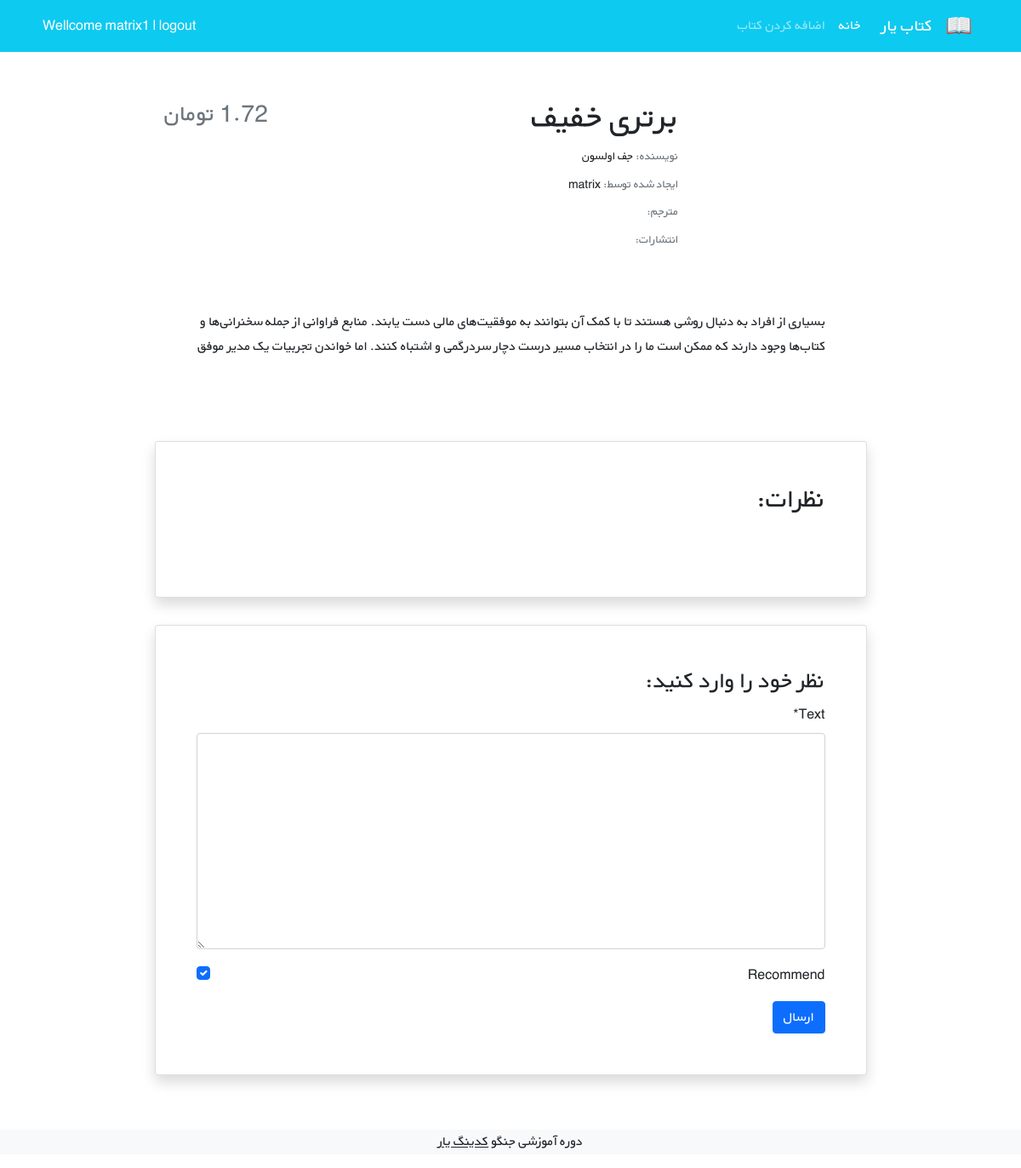
Screenshot of /books/7 (signed in) with the database file from the repository.
### accounts/models.py (models this page shows)
class CustomUser(AbstractUser):
    age = models.PositiveIntegerField(null=True, blank=True)

### books/models.py (models this page shows, shortened)
class MdlBook(models.Model):
    user = models.ForeignKey(get_user_model(), on_delete=models.CASCADE)
    title = models.CharField(max_length=200)
    author = models.CharField(max_length=200)
    content = models.TextField()
    price = models.DecimalField(max_digits=5, decimal_places=2)
    cover = models.ImageField(upload_to="covers/", blank=True)

### books/views.py (the view)
# urls.py: path('<int:pk>', book_detail_view, name="book_detail"),
@login_required
def book_detail_view(request, pk): #
    book = get_object_or_404(MdlBook, pk=pk)
    book_comments = book.comments.all() # mainmodel.relatedName.all()
    if request.method == "POST":
        comment_form = CommentForm(request.POST)
        if comment_form.is_valid():
            new_comment = comment_form.save(commit=False)
            new_comment.book = book
            new_comment.user = request.user
            new_comment.save()
            comment_form = CommentForm()
    else:
        comment_form = CommentForm()
    context = {
        "book": book,
        "comments": book_comments,
        "comment_form": comment_form,
    }
    return render(request, "books/book_detail.html", context)

### books/forms.py
class CommentForm(forms.ModelForm):
    class Meta:
        model = Comment
        fields = ("text", "recommend", )

### books/templatetags/book_tags.py (called while the page is built)
@register.filter(name="name_to_use_in_html")
def to_lowercase(value):
    return value.lower()

### books/templates/books/book_detail.html (shortened to what this page needs)
{% extends "_base.html" %}
{% load book_tags %}
{% load crispy_forms_tags %}
{% block content %}
<div class="container mt-5" dir="rtl">
    <div class="">
        <div class="">
            <div class="d-flex justify-content-center">
                <div class="row w-sm-75 w-100">
                    <div class="col-xs-12 col-md-3 d-flex justify-content-center">
                    </div>
                    <div class="col-xs-12 col-md-6 text-center text-md-end mt-md-1 mt-4">
                        <h1>{{ book.title }}</h1>
                        <h5 class="small my-1"><span class="text-muted">نویسنده: </span>{{ book.author }}</h5>
                        <h5 class="small my-1"><span class="text-muted">ایجاد شده توسط: </span>{{ book.user.username }}</h5>
                        <h5 class="small my-1"><span class="text-muted">مترجم: </span></h5>
                        <h5 class="small my-1"><span class="text-muted">انتشارات: </span></h5>
                    </div>
                    <div class="col-xs-12 col-md-3 d-flex flex-column">
                        <h3 class="align-self-center pt-2 text-muted align-self-md-end">
							{{ book.price }} تومان
                        </h3>
                    </div>
                </div>
            </div>
            <div class="d-flex justify-content-center">
                <div class="my-3 p-5 w-sm-75 w-100">
					{{ book.content|name_to_use_in_html|linebreaks }}
				</div>
            </div>
            <div class="d-flex justify-content-center">
                <div class="card shadow my-3 p-5 w-sm-75 w-100">
                    <h2 class="mb-5">نظرات:</h2>
                </div>
            </div>
            <div class="d-flex justify-content-center">
                <div class="card shadow my-3 p-5 w-sm-75 w-100">
                    <h3>نظر خود را وارد کنید:</h3>
                    <form method="POST">
                        {{ comment_form|crispy }}
                        <button type="submit" class="btn btn-primary">ارسال</button>
                    </form>
                </div>
            </div>
        </div>
    </div>
</div>
{% endblock content %}

### templates/_base.html (shortened to what this page needs)
{% load static %}
<!doctype html>
<html lang="en">
<head>
    <link href="https://cdn.jsdelivr.net/npm/bootstrap@5.1.3/dist/css/bootstrap.min.css" rel="stylesheet"
>
    <link rel="stylesheet" href="{% static 'css/style.css' %}">
</head>
<body>
<nav class="navbar navbar-expand-lg navbar-dark bg-info" dir="rtl">
    <div class="container">
        <a class="navbar-brand" href="#">
            <img src="icons/book.png" alt="" height="30"
                 class="d-inline-block align-text-top">
        </a>
        <a class="navbar-brand mx-3" href="#">کتاب یار</a>
        <div class="collapse navbar-collapse" id="navbarNavAltMarkup">
            <div class="navbar-nav">
                <a class="nav-link active" aria-current="page" href="{% url 'book_list' %}">خانه</a>
                <a class="nav-link" href="{% url 'book_create' %}">اضافه کردن کتاب</a>
            </div>
        </div>
        <div class="mx-2 text-white">
		    {% if user.is_authenticated %}
            Wellcome {{ user.username }} | <a class="link-light text-decoration-none" href="{% url "logout" %}">logout</a>
            {% else %}
            <a class="link-light text-decoration-none" href="{% url "login" %}">Login</a> | <a class="link-light text-decoration-none" href="{% url "signup" %}">Sign-up</a>
            {% endif %}
		</div>
    </div>
</nav>
							{% block content %}
							{% endblock content %}
<footer class="bg-light text-center text-lg-start mt-5">
  <div class="text-center bg-grey">
      <p>دوره آموزشی جنگو <a class="text-dark" href="https://codingyar.com/" target="_blank">کدینگ یار</a></p>
  </div>
</footer>
</body>
</html>

### static/css/style.css (style rules this page uses)
* { font-family: 'BYekan', sans-serif; line-height: 1.8rem; }
@media (min-width: 576px) { .w-sm-75 { width: 75%!important; } }

### rows the page displays
CustomUser: username "matrix1"
MdlBook: title "برتری خفیف", author "جف اولسون", user.username "matrix", content|name_to_use_in_html "بسیاری از افراد به دنبال روشی هستند تا با کمک آن بتوانند به موفقیت‌های مالی دست یابند. منابع فراوانی از جمله سخنرانی‌ها و کتاب‌ها وجود دارند که ممکن است ما را در انتخاب مسیر درست دچار سردرگمی و اشتباه کنند. اما خواندن تجربیات یک مدیر موفق"
